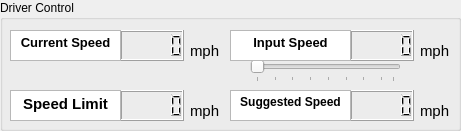
     <widget class="QGroupBox" name="drive_ctrl_box">
      <property name="geometry">
       <rect>
        <x>20</x>
        <y>60</y>
        <width>461</width>
        <height>131</height>
       </rect>
      </property>
      <property name="title">
       <string>Driver Control</string>
      </property>
      <widget class="QLCDNumber" name="current_speed_display">
       <property name="geometry">
        <rect>
         <x>120</x>
         <y>30</y>
         <width>64</width>
         <height>31</height>
        </rect>
       </property>
      </widget>
      <widget class="QLCDNumber" name="input_speed_display">
       <property name="geometry">
        <rect>
         <x>350</x>
         <y>30</y>
         <width>64</width>
         <height>31</height>
        </rect>
       </property>
      </widget>
      <widget class="QLCDNumber" name="speed_limit_display">
       <property name="geometry">
        <rect>
         <x>120</x>
         <y>90</y>
         <width>64</width>
         <height>31</height>
        </rect>
       </property>
      </widget>
      <widget class="QLCDNumber" name="suggested_speed_display">
       <property name="geometry">
        <rect>
         <x>350</x>
         <y>90</y>
         <width>64</width>
         <height>31</height>
        </rect>
       </property>
      </widget>
      <widget class="QSlider" name="input_speed_slider">
       <property name="geometry">
        <rect>
         <x>250</x>
         <y>60</y>
         <width>151</width>
         <height>22</height>
        </rect>
       </property>
       <property name="minimum">
        <number>1</number>
       </property>
       <property name="maximum">
        <number>24</number>
       </property>
       <property name="pageStep">
        <number>8</number>
       </property>
       <property name="sliderPosition">
        <number>1</number>
       </property>
       <property name="orientation">
        <enum>Qt::Horizontal</enum>
       </property>
       <property name="invertedAppearance">
        <bool>false</bool>
       </property>
       <property name="tickPosition">
        <enum>QSlider::TicksBelow</enum>
       </property>
       <property name="tickInterval">
        <number>3</number>
       </property>
      </widget>
      <widget class="QTextBrowser" name="current_speed_txt">
       <property name="geometry">
        <rect>
         <x>10</x>
         <y>30</y>
         <width>111</width>
         <height>31</height>
        </rect>
       </property>
       <property name="verticalScrollBarPolicy">
        <enum>Qt::ScrollBarAlwaysOff</enum>
       </property>
       <property name="horizontalScrollBarPolicy">
        <enum>Qt::ScrollBarAlwaysOff</enum>
       </property>
       <property name="html">
        <string>&lt;!DOCTYPE HTML PUBLIC &quot;-//W3C//DTD HTML 4.0//EN&quot; &quot;http://www.w3.org/TR/REC-html40/strict.dtd&quot;&gt;
&lt;html&gt;&lt;head&gt;&lt;meta name=&quot;qrichtext&quot; content=&quot;1&quot; /&gt;&lt;style type=&quot;text/css&quot;&gt;
p, li { white-space: pre-wrap; }
&lt;/style&gt;&lt;/head&gt;&lt;body style=&quot; font-family:'MS Shell Dlg 2'; font-size:10pt; font-weight:400; font-style:normal;&quot;&gt;
&lt;p align=&quot;center&quot; style=&quot; margin-top:0px; margin-bottom:0px; margin-left:0px; margin-right:0px; -qt-block-indent:0; text-indent:0px;&quot;&gt;&lt;span style=&quot; font-weight:696;&quot;&gt;Current Speed&lt;/span&gt;&lt;/p&gt;&lt;/body&gt;&lt;/html&gt;</string>
       </property>
      </widget>
      <widget class="QTextBrowser" name="speed_limit_txt">
       <property name="geometry">
        <rect>
         <x>10</x>
         <y>90</y>
         <width>111</width>
         <height>31</height>
        </rect>
       </property>
       <property name="verticalScrollBarPolicy">
        <enum>Qt::ScrollBarAlwaysOff</enum>
       </property>
       <property name="horizontalScrollBarPolicy">
        <enum>Qt::ScrollBarAlwaysOff</enum>
       </property>
       <property name="html">
        <string>&lt;!DOCTYPE HTML PUBLIC &quot;-//W3C//DTD HTML 4.0//EN&quot; &quot;http://www.w3.org/TR/REC-html40/strict.dtd&quot;&gt;
&lt;html&gt;&lt;head&gt;&lt;meta name=&quot;qrichtext&quot; content=&quot;1&quot; /&gt;&lt;style type=&quot;text/css&quot;&gt;
p, li { white-space: pre-wrap; }
&lt;/style&gt;&lt;/head&gt;&lt;body style=&quot; font-family:'MS Shell Dlg 2'; font-size:10pt; font-weight:400; font-style:normal;&quot;&gt;
&lt;p align=&quot;center&quot; style=&quot; margin-top:0px; margin-bottom:0px; margin-left:0px; margin-right:0px; -qt-block-indent:0; text-indent:0px;&quot;&gt;&lt;span style=&quot; font-size:11pt; font-weight:696;&quot;&gt;Speed Limit&lt;/span&gt;&lt;/p&gt;&lt;/body&gt;&lt;/html&gt;</string>
       </property>
      </widget>
      <widget class="QTextBrowser" name="input_speed_txt">
       <property name="geometry">
        <rect>
         <x>230</x>
         <y>30</y>
         <width>121</width>
         <height>31</height>
        </rect>
       </property>
       <property name="verticalScrollBarPolicy">
        <enum>Qt::ScrollBarAlwaysOff</enum>
       </property>
       <property name="horizontalScrollBarPolicy">
        <enum>Qt::ScrollBarAlwaysOff</enum>
       </property>
       <property name="html">
        <string>&lt;!DOCTYPE HTML PUBLIC &quot;-//W3C//DTD HTML 4.0//EN&quot; &quot;http://www.w3.org/TR/REC-html40/strict.dtd&quot;&gt;
&lt;html&gt;&lt;head&gt;&lt;meta name=&quot;qrichtext&quot; content=&quot;1&quot; /&gt;&lt;style type=&quot;text/css&quot;&gt;
p, li { white-space: pre-wrap; }
&lt;/style&gt;&lt;/head&gt;&lt;body style=&quot; font-family:'MS Shell Dlg 2'; font-size:10pt; font-weight:400; font-style:normal;&quot;&gt;
&lt;p align=&quot;center&quot; style=&quot; margin-top:0px; margin-bottom:0px; margin-left:0px; margin-right:0px; -qt-block-indent:0; text-indent:0px;&quot;&gt;&lt;span style=&quot; font-weight:696;&quot;&gt;Input Speed&lt;/span&gt;&lt;/p&gt;&lt;/body&gt;&lt;/html&gt;</string>
       </property>
      </widget>
      <widget class="QTextBrowser" name="suggested_speed_txt">
       <property name="geometry">
        <rect>
         <x>230</x>
         <y>90</y>
         <width>121</width>
         <height>31</height>
        </rect>
       </property>
       <property name="verticalScrollBarPolicy">
        <enum>Qt::ScrollBarAlwaysOff</enum>
       </property>
       <property name="horizontalScrollBarPolicy">
        <enum>Qt::ScrollBarAlwaysOff</enum>
       </property>
       <property name="html">
        <string>&lt;!DOCTYPE HTML PUBLIC &quot;-//W3C//DTD HTML 4.0//EN&quot; &quot;http://www.w3.org/TR/REC-html40/strict.dtd&quot;&gt;
&lt;html&gt;&lt;head&gt;&lt;meta name=&quot;qrichtext&quot; content=&quot;1&quot; /&gt;&lt;style type=&quot;text/css&quot;&gt;
p, li { white-space: pre-wrap; }
&lt;/style&gt;&lt;/head&gt;&lt;body style=&quot; font-family:'MS Shell Dlg 2'; font-size:10pt; font-weight:400; font-style:normal;&quot;&gt;
&lt;p align=&quot;center&quot; style=&quot; margin-top:0px; margin-bottom:0px; margin-left:0px; margin-right:0px; -qt-block-indent:0; text-indent:0px;&quot;&gt;&lt;span style=&quot; font-size:9pt; font-weight:696;&quot;&gt;Suggested Speed&lt;/span&gt;&lt;/p&gt;&lt;/body&gt;&lt;/html&gt;</string>
       </property>
      </widget>
      <widget class="QLabel" name="mph_txt_3">
       <property name="geometry">
        <rect>
         <x>190</x>
         <y>100</y>
         <width>31</width>
         <height>21</height>
        </rect>
       </property>
       <property name="font">
        <font>
         <pointsize>11</pointsize>
        </font>
       </property>
       <property name="text">
        <string>mph</string>
       </property>
      </widget>
      <widget class="QLabel" name="mph_txt_1">
       <property name="geometry">
        <rect>
         <x>190</x>
         <y>40</y>
         <width>31</width>
         <height>21</height>
        </rect>
       </property>
       <property name="font">
        <font>
         <pointsize>11</pointsize>
        </font>
       </property>
       <property name="text">
        <string>mph</string>
       </property>
      </widget>
      <widget class="QLabel" name="mph_txt_4">
       <property name="geometry">
        <rect>
         <x>420</x>
         <y>100</y>
         <width>31</width>
         <height>21</height>
        </rect>
       </property>
       <property name="font">
        <font>
         <pointsize>11</pointsize>
        </font>
       </property>
       <property name="text">
        <string>mph</string>
       </property>
      </widget>
      <widget class="QLabel" name="mph_txt_2">
       <property name="geometry">
        <rect>
         <x>420</x>
         <y>40</y>
         <width>31</width>
         <height>21</height>
        </rect>
       </property>
       <property name="font">
        <font>
         <pointsize>11</pointsize>
        </font>
       </property>
       <property name="text">
        <string>mph</string>
       </property>
      </widget>
     </widget>
